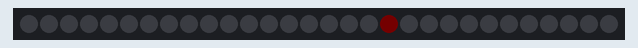
Bench run of a program on a simulated CircuitPython board. On the bench: 30 RGB LEDs in strip order, left to right. Dim RGB values are drawn brighter than linear; random numbers come from a fixed seed.

Above: at 0.06 s.
At 10.57 s:
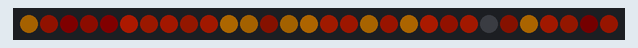
At 14.01 s:
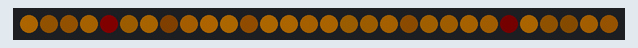
At 16.26 s:
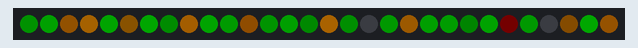
At 18.13 s:
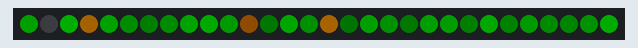
At 21.93 s:
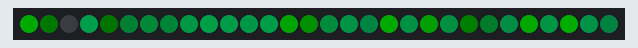

The program:

sparkly_rainbow.py
```python
from adafruit_led_animation.animation.sparklepulse import SparklePulse
from adafruit_led_animation.sequence import AnimationSequence
from adafruit_led_animation.color import (
    RED,
    YELLOW,
    ORANGE,
    GREEN,
    TEAL,
    CYAN,
    BLUE,
    PURPLE,
    MAGENTA,
)

import board
import neopixel

pixels = neopixel.NeoPixel(board.D5, 30, brightness=0.2, auto_write=False)

sparkles = [
    SparklePulse(pixels, speed=0.05, period=3, color=color)
    for color in [RED, ORANGE, YELLOW, GREEN, TEAL, CYAN, BLUE, PURPLE, MAGENTA]
]

animations = AnimationSequence(
    sparkles[0],
    sparkles[1],
    sparkles[2],
    sparkles[3],
    sparkles[4],
    sparkles[5],
    sparkles[6],
    sparkles[7],
    sparkles[8],
    advance_interval=5,
    auto_clear=False,
)

while True:
    animations.animate()
```
